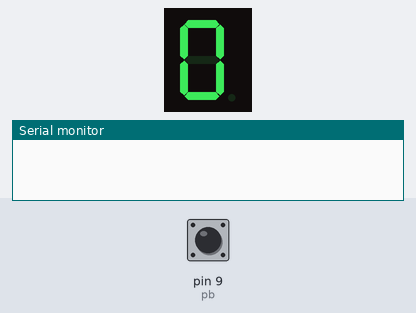
A sketch run on a simulated Arduino Uno, built with avr-gcc and run on an emulated ATmega328P. Shown: 1-digit seven-segment display, the last lines printed to the serial monitor. Wiring (inferred from the names in the program): 1-digit 7-segment display, segments lit when LOW: segments pin 2, pin 3, pin 4, pin 5, pin 6, pin 7, pin 8. The test bench sets the inputs (shaded band); at power-on: pin 9 (pb) HIGH. The segment pins are drawn as the display they are named for.

Above: at 1.2 s.
1.3 s: pin 9 (pb) pulled LOW for 1 s
At 2.7 s:
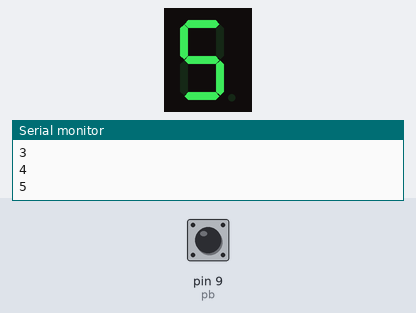
3.8 s: pin 9 (pb) pulled LOW for 0.15 s
At 5.2 s:
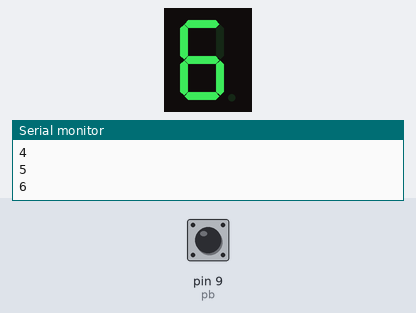
5.5 s: pin 9 (pb) pulled LOW for 0.15 s
At 6.5 s:
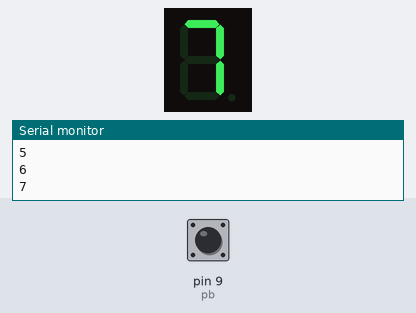
7.2 s: pin 9 (pb) pulled LOW for 1 s
At 9.6 s:
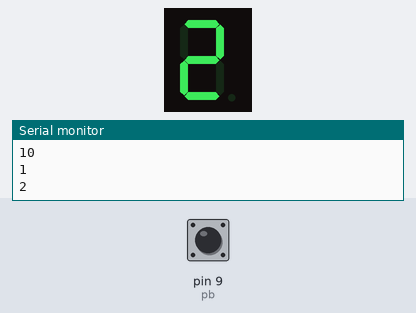
Timing chart, 0 to 10.7 s (numbered marks = the images above; inputs shaded):
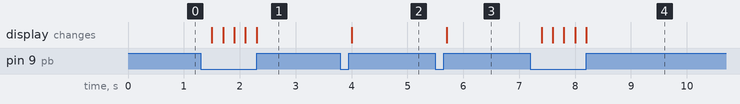

Measured:
- after the input at 1.3 s, the display: first changes after 0.20 s (image 1 shows a later state)
- after the input at 3.8 s, the display: changes after 0.20 s (image 2)
- after the input at 5.5 s, the display: changes after 0.20 s (image 3)
- after the input at 7.2 s, the display: first changes after 0.20 s (image 4 shows a later state)

The sketch:

sketch_aug6c.ino
```cpp
//buat lampu 7 segment menggunakan 7 kaki common anoda
int a=2;
int b=3;
int c=4;
int d=5;
int e=6;
int f=7;
int g=8;
int pb=9;
int x=0;
int y;
void setup() {

  // put your setup code here, to run once

  pinMode(pb,INPUT_PULLUP);
  pinMode(a,OUTPUT);
  pinMode(b,OUTPUT);
    pinMode(c,OUTPUT);
      pinMode(d,OUTPUT);
        pinMode(e,OUTPUT);
          pinMode(f,OUTPUT);
            pinMode(g,OUTPUT);
            Serial.begin(9600);
}

void loop() {
  // put your main code here, to run repeatedly:
if(digitalRead(pb) == 0){
  x = x + 1;
  Serial.println(x);
  delay(200);
}
 if (x == 10) {
  x = 0;
 }

 if (x == 0){
  nol();
 }
  if (x == 1){
  satu();
 }
  if (x == 2){
  dua();
 }
  if (x == 3){
  tiga();
 }
  if (x == 4){
  empat();
 }
  if (x == 5){
  lima();
 }
  if (x == 6){
  enam();
 }
  if (x == 7){
  tujuh();
 }
  if (x == 8){
  delapan();
 }
  if (x == 9){
  sembilan();
 }
}


void nol(){
digitalWrite(a,0);
digitalWrite(b,0);
digitalWrite(c,0);
digitalWrite(d,0);
digitalWrite(e,0);
digitalWrite(f,0);
digitalWrite(g,1);
}
void satu(){
digitalWrite(a,1);
digitalWrite(b,0);
digitalWrite(c,0);
digitalWrite(d,1);
digitalWrite(e,1);
digitalWrite(f,1);
digitalWrite(g,1);
}
void dua(){
digitalWrite(a,0);
digitalWrite(b,0);
digitalWrite(c,1);
digitalWrite(d,0);
digitalWrite(e,0);
digitalWrite(f,1);
digitalWrite(g,0);
}
void tiga(){
digitalWrite(a,0);
digitalWrite(b,0);
digitalWrite(c,0);
digitalWrite(d,0);
digitalWrite(e,1);
digitalWrite(f,1);
digitalWrite(g,0);
}
void empat(){
digitalWrite(a,1);
digitalWrite(b,0);
digitalWrite(c,0);
digitalWrite(d,1);
digitalWrite(e,1);
digitalWrite(f,0);
digitalWrite(g,0);
}
void lima(){
digitalWrite(a,0);
digitalWrite(b,1);
digitalWrite(c,0);
digitalWrite(d,0);
digitalWrite(e,1);
digitalWrite(f,0);
digitalWrite(g,0);
}
void enam(){
digitalWrite(a,0);
digitalWrite(b,1);
digitalWrite(c,0);
digitalWrite(d,0);
digitalWrite(e,0);
digitalWrite(f,0);
digitalWrite(g,0);
}
void tujuh(){
digitalWrite(a,0);
digitalWrite(b,0);
digitalWrite(c,0);
digitalWrite(d,1);
digitalWrite(e,1);
digitalWrite(f,1);
digitalWrite(g,1);
}
void delapan(){
digitalWrite(a,0);
digitalWrite(b,0);
digitalWrite(c,0);
digitalWrite(d,0);
digitalWrite(e,0);
digitalWrite(f,0);
digitalWrite(g,0);
}
void sembilan(){
digitalWrite(a,0);
digitalWrite(b,0);
digitalWrite(c,0);
digitalWrite(d,0);
digitalWrite(e,1);
digitalWrite(f,0);
digitalWrite(g,0);
}
```
